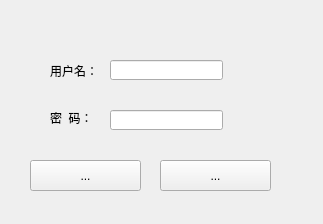
<?xml version="1.0" encoding="UTF-8"?>
<ui version="4.0">
 <class>Login</class>
 <widget class="QDialog" name="Login">
  <property name="geometry">
   <rect>
    <x>0</x>
    <y>0</y>
    <width>323</width>
    <height>224</height>
   </rect>
  </property>
  <property name="windowTitle">
   <string>Dialog</string>
  </property>
  <widget class="QToolButton" name="login_ToolButton">
   <property name="geometry">
    <rect>
     <x>30</x>
     <y>160</y>
     <width>111</width>
     <height>31</height>
    </rect>
   </property>
   <property name="text">
    <string>...</string>
   </property>
   <property name="icon">
    <iconset resource="qrc.qrc">
     <normaloff>:/new/prefix1/images/login.png</normaloff>:/new/prefix1/images/login.png</iconset>
   </property>
   <property name="iconSize">
    <size>
     <width>100</width>
     <height>26</height>
    </size>
   </property>
  </widget>
  <widget class="QLabel" name="label">
   <property name="geometry">
    <rect>
     <x>50</x>
     <y>60</y>
     <width>51</width>
     <height>21</height>
    </rect>
   </property>
   <property name="text">
    <string>用户名：</string>
   </property>
  </widget>
  <widget class="QLabel" name="label_2">
   <property name="geometry">
    <rect>
     <x>50</x>
     <y>110</y>
     <width>51</width>
     <height>16</height>
    </rect>
   </property>
   <property name="text">
    <string>密  码：</string>
   </property>
  </widget>
  <widget class="QLineEdit" name="userName_LineEdit">
   <property name="geometry">
    <rect>
     <x>110</x>
     <y>60</y>
     <width>113</width>
     <height>20</height>
    </rect>
   </property>
  </widget>
  <widget class="QLineEdit" name="passWd_LineEdit">
   <property name="geometry">
    <rect>
     <x>110</x>
     <y>110</y>
     <width>113</width>
     <height>20</height>
    </rect>
   </property>
  </widget>
  <widget class="QToolButton" name="exit_ToolButton">
   <property name="geometry">
    <rect>
     <x>160</x>
     <y>160</y>
     <width>111</width>
     <height>31</height>
    </rect>
   </property>
   <property name="text">
    <string>...</string>
   </property>
   <property name="icon">
    <iconset resource="qrc.qrc">
     <normaloff>:/new/prefix1/images/login.png</normaloff>:/new/prefix1/images/login.png</iconset>
   </property>
   <property name="iconSize">
    <size>
     <width>100</width>
     <height>26</height>
    </size>
   </property>
  </widget>
 </widget>
 <resources>
  <include location="qrc.qrc"/>
 </resources>
 <connections>
  <connection>
   <sender>exit_ToolButton</sender>
   <signal>clicked()</signal>
   <receiver>Login</receiver>
   <slot>close()</slot>
   <hints>
    <hint type="sourcelabel">
     <x>223</x>
     <y>178</y>
    </hint>
    <hint type="destinationlabel">
     <x>283</x>
     <y>199</y>
    </hint>
   </hints>
  </connection>
 </connections>
</ui>
